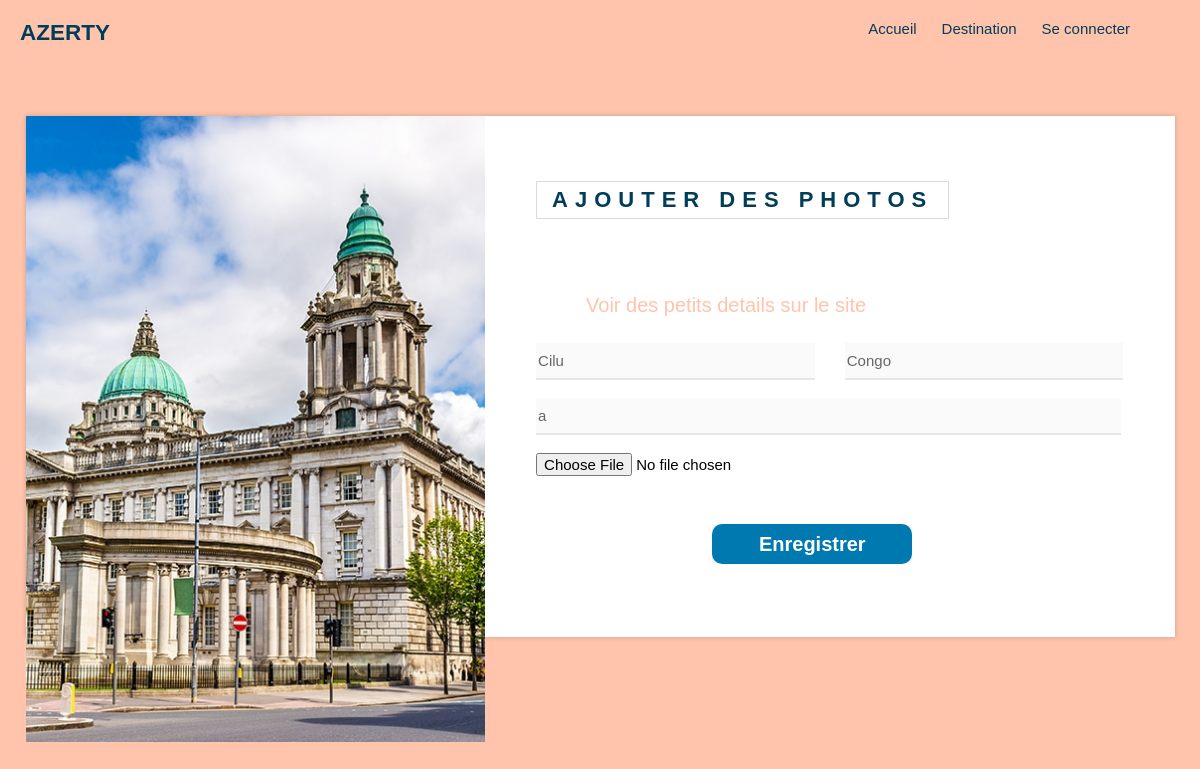
The page /view/html/ajouterMedia.php?idDest=099ae71b52 on the database its author committed.
### tables this page shows
CREATE TABLE IF NOT EXISTS `destinations` (
  `idSite` varchar(10) NOT NULL,
  `idUser` varchar(10) NOT NULL,
  `continent` varchar(20) NOT NULL,
  `pays` varchar(20) NOT NULL,
  `coordonnees` varchar(50) NOT NULL,
  `nom` varchar(100) NOT NULL,
  `description` text NOT NULL,
  PRIMARY KEY (`idSite`)
);

### model/Database.php (called while the page is built, shortened)
<?php
class Database
{
    public $database;
    public function __construct($url, $username, $password)
    {
        $this -> database = new PDO($url, $username, $password);
    }
    public function destinationPerso($idSite)
    {
        try
        {
            $get = $this -> database -> prepare('SELECT * FROM destinations WHERE idSite = :idSite');
            $get -> execute(array(
                'idSite' => $idSite
            ));
        }catch(PDOException $e){
            die($e -> getMessage());
        }
        $gets = $get -> fetchAll(PDO::FETCH_ASSOC);
        return $gets;
    }
}
?>

### controller/ajouterMediaController.php (the view, shortened to what this page needs)
<?php
require_once dirname(__DIR__, 1).DIRECTORY_SEPARATOR.'model'.DIRECTORY_SEPARATOR.'Database.php';
class ajout
{
    public $database;
    public function __construct()
    {
        $this -> database = new Database(URL, USERNAME, PASSWORD);
    }
    public function getDestination($idDest)
    {
        $getDestinations = $this -> database -> destinationPerso($idDest);
        foreach($getDestinations as $getDestination)
        {
        ?>
                            <div class="formRow">
								<div class="formHolder">
									<input type="text" placeholder="Nom du site" class="formControl" value="<?= ucfirst($getDestination['nom'])?>" disabled>
								</div>
								<div class="formHolder">
									<input type="text" placeholder="Pays" class="formControl" value="<?= ucfirst($getDestination['pays'])?>" disabled>
								</div>
							</div>
							<div class="formRow">
								<div class="formHolder">
									<input type="text" placeholder="Email" id="description" class="formControl" value="<?= $getDestination['description']?>" disabled>
								</div>
							</div>
        <?php
        }
    }
}
?>

### view/Css/style2.css (style rules this page uses)
body { font-family: 'Trebuchet MS', 'Lucida Sans Unicode', 'Lucida Grande', 'Lucida Sans', Arial, sans-serif; margin: 0; padding: 0; }

### view/Css/creation.css (style rules this page uses)
* { -webkit-box-sizing: border-box; -moz-box-sizing: border-box; box-sizing: border-box; }
body { font-family: 'Trebuchet MS', 'Lucida Sans Unicode', 'Lucida Grande', 'Lucida Sans', Arial, sans-serif; font-size: 15px; background-color: #ffc4ab; margin: 0; }
input, textarea, select, button { font-family: 'Trebuchet MS', 'Lucida Sans Unicode', 'Lucida Grande', 'Lucida Sans', Arial, sans-serif; font-size: 15px; }
.formRow { display: flex; margin-bottom: 18px; }
.formRow .formHolder { width: 50%; margin-right: 30px; }
.formRow .formHolder:last-child { margin-right: 0; }
.formHolder { position: relative; }
.formControl { height: 37px; border: none; border-bottom: 2px solid #e6e6e6; width: 100%; color: #666; }
#description { width: 585px; }

### rows shown on the page
destinations: nom "Cilu", pays "Congo", description "a"
